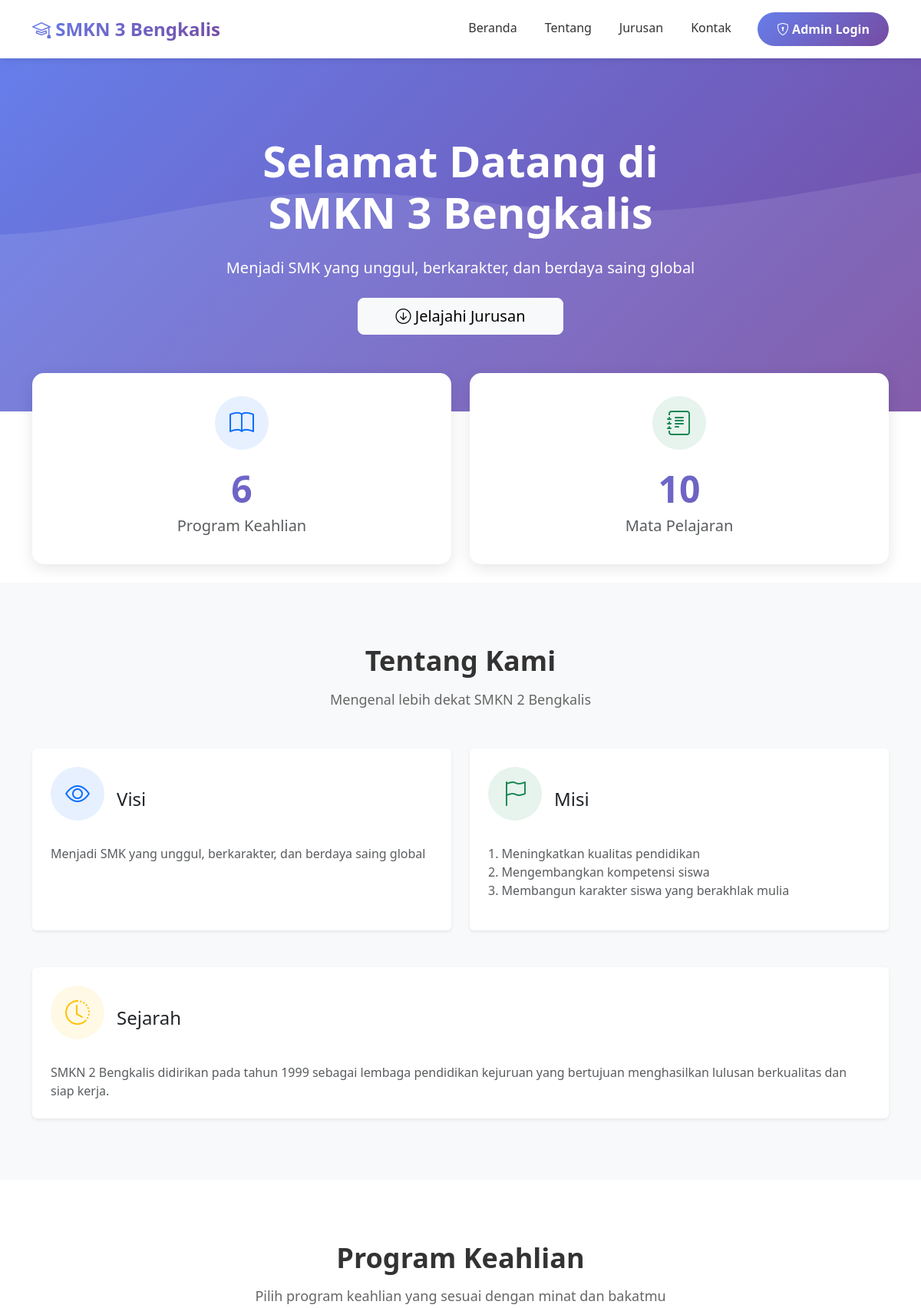
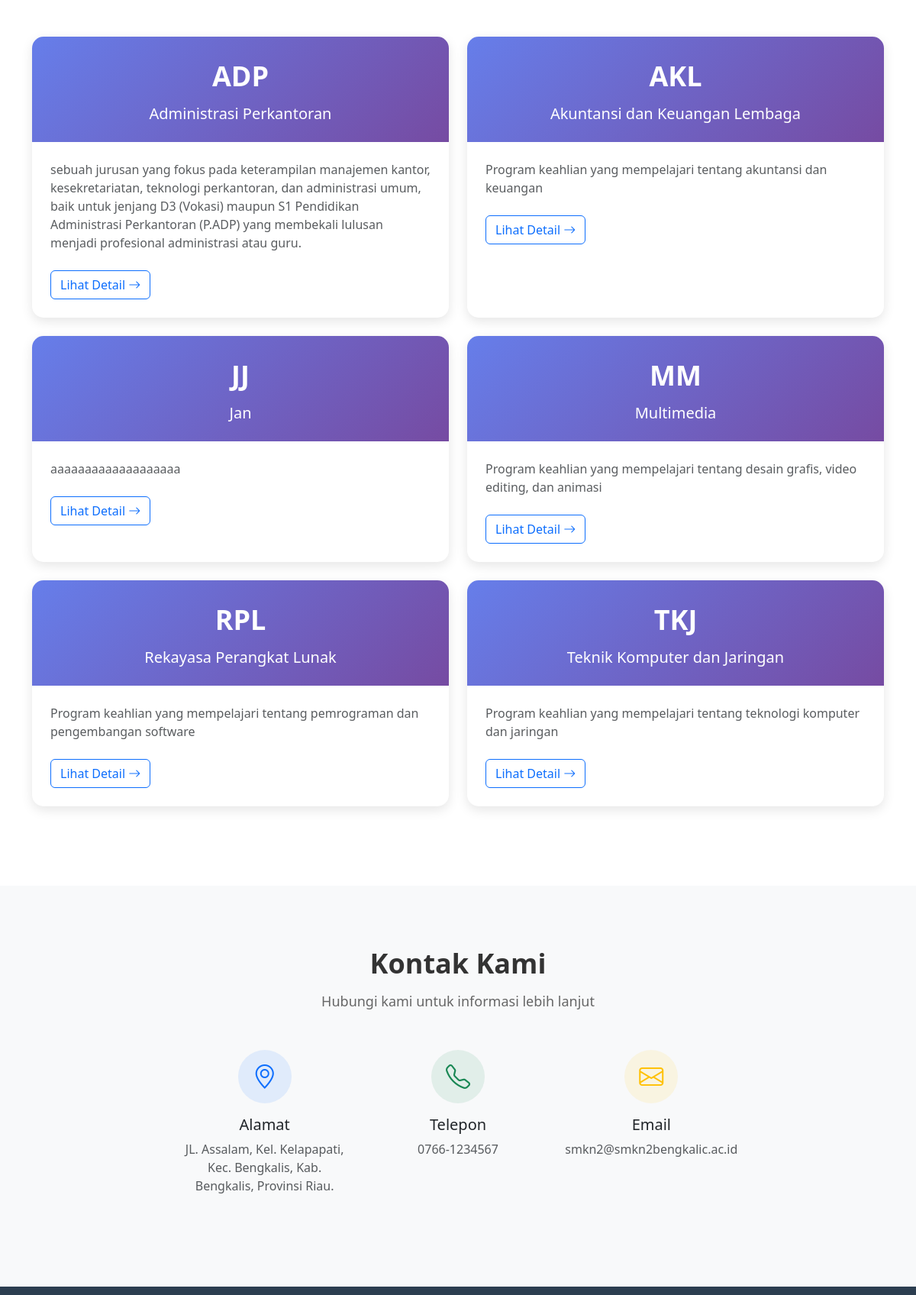
The page /profile/index.php (upper part) on the database its author committed (2 pictures, top to bottom).
### tables this page shows
CREATE TABLE `profile_sekolah` (
  `id` int NOT NULL,
  `nama_sekolah` varchar(100) NOT NULL,
  `alamat` text NOT NULL,
  `telepon` varchar(20) DEFAULT NULL,
  `email` varchar(50) DEFAULT NULL,
  `visi` text,
  `misi` text,
  `sejarah` text,
  `logo` varchar(255) DEFAULT NULL,
  `updated_at` timestamp NULL DEFAULT CURRENT_TIMESTAMP ON UPDATE CURRENT_TIMESTAMP
);

CREATE TABLE `jurusan` (
  `id` int NOT NULL,
  `kode_jurusan` varchar(10) NOT NULL,
  `nama_jurusan` varchar(100) NOT NULL,
  `deskripsi` text,
  `created_at` timestamp NULL DEFAULT CURRENT_TIMESTAMP,
  `updated_at` timestamp NULL DEFAULT CURRENT_TIMESTAMP ON UPDATE CURRENT_TIMESTAMP
);

### profile/index.php (the view, shortened to what this page needs)
<?php
$conn = getConnection();
$query_profile = "SELECT * FROM profile_sekolah LIMIT 1";
$result_profile = $conn->query($query_profile);
$profile = $result_profile->fetch_assoc();
$query_jurusan = "SELECT * FROM jurusan ORDER BY kode_jurusan ASC";
$result_jurusan = $conn->query($query_jurusan);
$count_jurusan = $result_jurusan->num_rows;
$query_count_mapel = "SELECT COUNT(*) as total FROM mata_pelajaran";
$result_count = $conn->query($query_count_mapel);
$count_mapel = $result_count->fetch_assoc()['total'];
?>
<!DOCTYPE html>
<html lang="id">
<head>
    <link href="https://cdn.jsdelivr.net/npm/bootstrap@5.3.0/dist/css/bootstrap.min.css" rel="stylesheet">
    <link rel="stylesheet" href="https://cdn.jsdelivr.net/npm/bootstrap-icons@1.10.0/font/bootstrap-icons.css">
</head>
<body>
    <nav class="navbar navbar-expand-lg navbar-custom sticky-top">
        <div class="container">
            <a class="navbar-brand" href="#">
                <i class="bi bi-mortarboard"></i> <?php echo $profile ? $profile['nama_sekolah'] : 'SMKN 2 Bengkalis'; ?>
            </a>
            <div class="collapse navbar-collapse" id="navbarNav">
                <ul class="navbar-nav ms-auto">
                    <li class="nav-item">
                        <a class="nav-link" href="#beranda">Beranda</a>
                    </li>
                    <li class="nav-item">
                        <a class="nav-link" href="#tentang">Tentang</a>
                    </li>
                    <li class="nav-item">
                        <a class="nav-link" href="#jurusan">Jurusan</a>
                    </li>
                    <li class="nav-item">
                        <a class="nav-link" href="#kontak">Kontak</a>
                    </li>
                    <li class="nav-item ms-3">
                        <a href="../login.php" class="btn btn-admin">
                            <i class="bi bi-shield-lock"></i> Admin Login
                        </a>
                    </li>
                </ul>
            </div>
        </div>
    </nav>
    <section class="hero-section" id="beranda">
        <div class="container hero-content">
            <div class="row align-items-center">
                <div class="col-lg-8 mx-auto text-center">
                    <h1 class="display-4 fw-bold mb-4">
                        Selamat Datang di<br>
                        <?php echo $profile ? $profile['nama_sekolah'] : 'SMKN 2 Bengkalis'; ?>
                    </h1>
                    <p class="lead mb-4">
                        <?php echo $profile ? $profile['visi'] : 'Menjadi SMK yang unggul, berkarakter, dan berdaya saing global'; ?>
                    </p>
                    <a href="#jurusan" class="btn btn-light btn-lg px-5">
                        <i class="bi bi-arrow-down-circle"></i> Jelajahi Jurusan
                    </a>
                </div>
            </div>
        </div>
    </section>
    <section class="container">
        <div class="row">
            <div class="col-md-6 mb-4">
                <div class="stat-card">
                    <div class="stat-icon bg-primary bg-opacity-10 text-primary">
                        <i class="bi bi-book"></i>
                    </div>
                    <div class="stat-number"><?php echo $count_jurusan; ?></div>
                    <h5 class="text-muted">Program Keahlian</h5>
                </div>
            </div>
            <div class="col-md-6 mb-4">
                <div class="stat-card">
                    <div class="stat-icon bg-success bg-opacity-10 text-success">
                        <i class="bi bi-journal-text"></i>
                    </div>
                    <div class="stat-number"><?php echo $count_mapel; ?></div>
                    <h5 class="text-muted">Mata Pelajaran</h5>
                </div>
            </div>
        </div>
    </section>
    <section class="section bg-light" id="tentang">
        <div class="container">
            <div class="text-center mb-5">
                <h2 class="section-title">Tentang Kami</h2>
                <p class="section-subtitle">Mengenal lebih dekat SMKN 2 Bengkalis</p>
            </div>
            <div class="row">
                <div class="col-lg-6 mb-4">
                    <div class="card h-100 border-0 shadow-sm">
                        <div class="card-body p-4">
                            <div class="d-flex align-items-center mb-3">
                                <div class="stat-icon bg-primary bg-opacity-10 text-primary me-3">
                                    <i class="bi bi-eye"></i>
                                </div>
                                <h4 class="mb-0">Visi</h4>
                            </div>
                            <p class="text-muted">
                                <?php echo $profile ? nl2br($profile['visi']) : 'Visi belum tersedia'; ?>
                            </p>
                        </div>
                    </div>
                </div>
                <div class="col-lg-6 mb-4">
                    <div class="card h-100 border-0 shadow-sm">
                        <div class="card-body p-4">
                            <div class="d-flex align-items-center mb-3">
                                <div class="stat-icon bg-success bg-opacity-10 text-success me-3">
                                    <i class="bi bi-flag"></i>
                                </div>
                                <h4 class="mb-0">Misi</h4>
                            </div>
                            <p class="text-muted">
                                <?php echo $profile ? nl2br($profile['misi']) : 'Misi belum tersedia'; ?>
                            </p>
                        </div>
                    </div>
                </div>
            </div>
            <div class="row mt-4">
                <div class="col-12">
                    <div class="card border-0 shadow-sm">
                        <div class="card-body p-4">
                            <div class="d-flex align-items-center mb-3">
                                <div class="stat-icon bg-warning bg-opacity-10 text-warning me-3">
                                    <i class="bi bi-clock-history"></i>
                                </div>
                                <h4 class="mb-0">Sejarah</h4>
                            </div>
                            <p class="text-muted mb-0">
                                <?php echo $profile ? nl2br($profile['sejarah']) : 'Sejarah belum tersedia'; ?>
                            </p>
                        </div>
                    </div>
                </div>
            </div>
        </div>
    </section>
    <section class="section" id="jurusan">
        <div class="container">
            <div class="text-center mb-5">
                <h2 class="section-title">Program Keahlian</h2>
                <p class="section-subtitle">Pilih program keahlian yang sesuai dengan minat dan bakatmu</p>
            </div>
            <div class="row">
                <?php if ($result_jurusan->num_rows > 0): ?>
                    <?php while ($jurusan = $result_jurusan->fetch_assoc()): ?>
                        <div class="col-lg-6 mb-4">
                            <div class="jurusan-card card">
                                <div class="jurusan-header">
                                    <div class="jurusan-code"><?php echo $jurusan['kode_jurusan']; ?></div>
                                    <h5 class="mb-0"><?php echo $jurusan['nama_jurusan']; ?></h5>
                                </div>
                                <div class="card-body p-4">
                                    <p class="text-muted mb-4"><?php echo $jurusan['deskripsi']; ?></p>
                                    <a href="jurusan_detail.php?id=<?php echo $jurusan['id']; ?>" class="btn btn-outline-primary">
                                        Lihat Detail <i class="bi bi-arrow-right"></i>
                                    </a>
                                </div>
                            </div>
                        </div>
                    <?php endwhile; ?>
                <?php else: ?>
                    <div class="col-12 text-center">
                        <p class="text-muted">Belum ada data jurusan tersedia</p>
                    </div>
                <?php endif; ?>
            </div>
        </div>
    </section>
    <section class="section bg-light" id="kontak">
        <div class="container">
            <div class="text-center mb-5">
                <h2 class="section-title">Kontak Kami</h2>
                <p class="section-subtitle">Hubungi kami untuk informasi lebih lanjut</p>
            </div>
            <div class="row justify-content-center">
                <div class="col-lg-8">
                    <div class="row">
                        <div class="col-md-4 mb-4 text-center">
                            <div class="stat-icon bg-primary bg-opacity-10 text-primary mx-auto mb-3">
                                <i class="bi bi-geo-alt"></i>
                            </div>
                            <h5>Alamat</h5>
                            <p class="text-muted">
                                <?php echo $profile ? $profile['alamat'] : 'Alamat belum tersedia'; ?>
                            </p>
                        </div>
                        <div class="col-md-4 mb-4 text-center">
                            <div class="stat-icon bg-success bg-opacity-10 text-success mx-auto mb-3">
                                <i class="bi bi-telephone"></i>
                            </div>
                            <h5>Telepon</h5>
                            <p class="text-muted">
                                <?php echo $profile ? $profile['telepon'] : '-'; ?>
                            </p>
                        </div>
                        <div class="col-md-4 mb-4 text-center">
                            <div class="stat-icon bg-warning bg-opacity-10 text-warning mx-auto mb-3">
                                <i class="bi bi-envelope"></i>
                            </div>
                            <h5>Email</h5>
                            <p class="text-muted">
                                <?php echo $profile ? $profile['email'] : '-'; ?>
                            </p>
                        </div>
                    </div>
                </div>
            </div>
        </div>
    </section>
    <footer class="footer">
    </footer>
</body>
</html>

### profile/index.php (style rules this page uses)
:root { --primary-color: #667eea; --secondary-color: #764ba2; }
.navbar-custom { background: white; box-shadow: 0 2px 10px rgba(0,0,0,0.1); padding: 15px 0; }
.navbar-brand { font-weight: 700; font-size: 24px; background: linear-gradient(135deg, var(--primary-color), var(--secondary-color)); -webkit-background-clip: text; -webkit-text-fill-color: transparent; }
.nav-link { color: #333; font-weight: 500; margin: 0 10px; transition: color 0.3s; }
.hero-section { background: linear-gradient(135deg, var(--primary-color) 0%, var(--secondary-color) 100%); color: white; padding: 100px 0; position: relative; overflow: hidden; }
.hero-section::before { content: ''; position: absolute; top: 0; left: 0; right: 0; bottom: 0; background-size: cover; }
.hero-content { position: relative; z-index: 1; }
.stat-card { background: white; border-radius: 15px; padding: 30px; text-align: center; box-shadow: 0 5px 20px rgba(0,0,0,0.1); transition: transform 0.3s; margin-top: -50px; position: relative; z-index: 2; }
.stat-icon { width: 70px; height: 70px; border-radius: 50%; display: inline-flex; align-items: center; justify-content: center; font-size: 32px; margin-bottom: 15px; }
.stat-number { font-size: 48px; font-weight: 700; background: linear-gradient(135deg, var(--primary-color), var(--secondary-color)); -webkit-background-clip: text; -webkit-text-fill-color: transparent; }
.section { padding: 80px 0; }
.section-title { font-size: 36px; font-weight: 700; margin-bottom: 15px; color: #333; }
.section-subtitle { color: #666; font-size: 18px; margin-bottom: 50px; }
.jurusan-card { border-radius: 15px; border: none; box-shadow: 0 5px 15px rgba(0,0,0,0.1); transition: all 0.3s; height: 100%; overflow: hidden; }
.jurusan-header { background: linear-gradient(135deg, var(--primary-color), var(--secondary-color)); color: white; padding: 25px; text-align: center; }
.jurusan-code { font-size: 36px; font-weight: 700; margin-bottom: 10px; }
.footer { background: #2c3e50; color: white; padding: 50px 0 20px; }
.btn-admin { background: linear-gradient(135deg, var(--primary-color), var(--secondary-color)); border: none; padding: 10px 25px; color: white; font-weight: 600; border-radius: 25px; transition: transform 0.3s; }

### rows shown on the page
profile_sekolah: nama_sekolah "SMKN 3 Bengkalis", visi "Menjadi SMK yang unggul, berkarakter, dan berdaya saing global", misi "1. Meningkatkan kualitas pendidikan 2. Mengembangkan kompetensi siswa 3. Membangun karakter siswa yang berakhlak mulia", sejarah "SMKN 2 Bengkalis didirikan pada tahun 1999 sebagai lembaga pendidikan kejuruan yang bertujuan menghasilkan lulusan berkualitas dan siap kerja.", alamat "JL. Assalam, Kel. Kelapapati, Kec. Bengkalis, Kab. Bengkalis, Provinsi Riau.", telepon "0766-1234567", email "smkn2@smkn2bengkalic.ac.id"
jurusan: kode_jurusan "ADP", nama_jurusan "Administrasi Perkantoran", deskripsi "sebuah jurusan yang fokus pada keterampilan manajemen kantor, kesekretariatan, teknologi perkantoran, dan administrasi umum, baik untuk jenjang D3 (Vokasi) maupun S1 Pendidikan Administrasi Perkantoran (P.ADP) yang membekali lulusan menjadi profesional administrasi atau guru."
jurusan: kode_jurusan "AKL", nama_jurusan "Akuntansi dan Keuangan Lembaga", deskripsi "Program keahlian yang mempelajari tentang akuntansi dan keuangan"
jurusan: kode_jurusan "JJ", nama_jurusan "Jan", deskripsi "aaaaaaaaaaaaaaaaaaa"
jurusan: kode_jurusan "MM", nama_jurusan "Multimedia", deskripsi "Program keahlian yang mempelajari tentang desain grafis, video editing, dan animasi"
jurusan: kode_jurusan "RPL", nama_jurusan "Rekayasa Perangkat Lunak", deskripsi "Program keahlian yang mempelajari tentang pemrograman dan pengembangan software"
jurusan: kode_jurusan "TKJ", nama_jurusan "Teknik Komputer dan Jaringan", deskripsi "Program keahlian yang mempelajari tentang teknologi komputer dan jaringan"

### other values the page prints
$count_jurusan "6"
$count_mapel "10"
